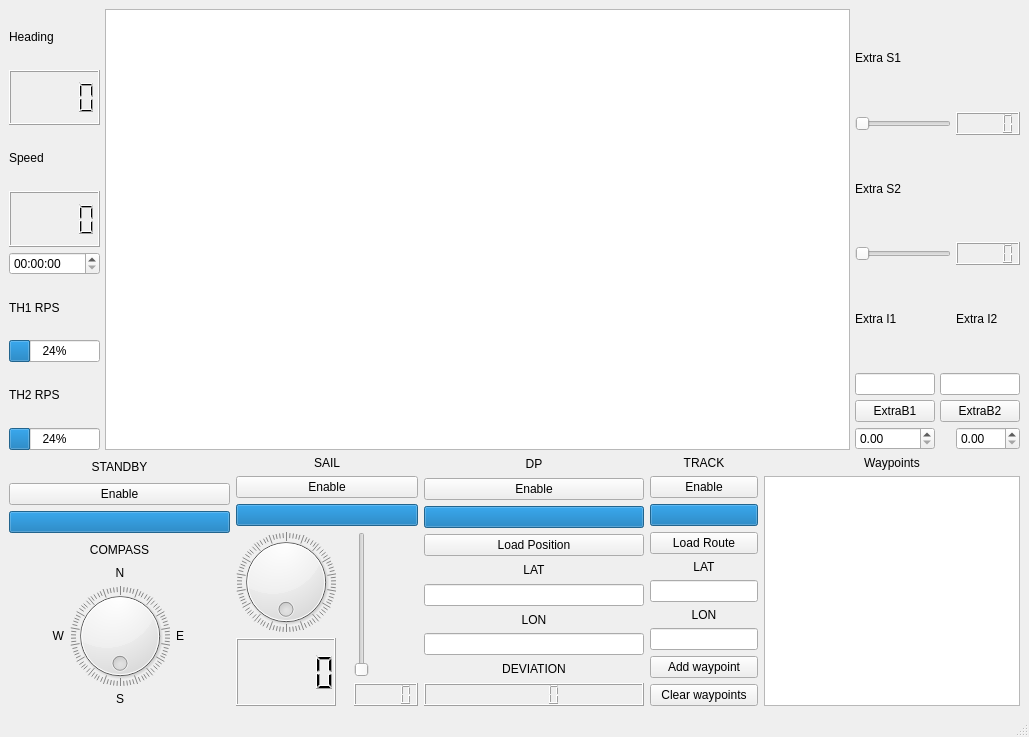
<?xml version="1.0" encoding="UTF-8"?>
<ui version="4.0">
 <class>MainWindow</class>
 <widget class="QMainWindow" name="MainWindow">
  <property name="geometry">
   <rect>
    <x>0</x>
    <y>0</y>
    <width>1029</width>
    <height>737</height>
   </rect>
  </property>
  <property name="windowTitle">
   <string>MainWindow</string>
  </property>
  <property name="animated">
   <bool>true</bool>
  </property>
  <widget class="QWidget" name="centralwidget">
   <layout class="QGridLayout" name="gridLayout_2">
    <item row="0" column="0">
     <layout class="QVBoxLayout" name="verticalLayout_10" stretch="4,1">
      <item>
       <layout class="QHBoxLayout" name="horizontalLayout_2" stretch="1,10,1">
        <property name="spacing">
         <number>5</number>
        </property>
        <item>
         <layout class="QVBoxLayout" name="verticalLayout_9">
          <item>
           <widget class="QLabel" name="Global_Heading_Label">
            <property name="text">
             <string>Heading</string>
            </property>
           </widget>
          </item>
          <item>
           <widget class="QLCDNumber" name="Global_Heading_LCD"/>
          </item>
          <item>
           <widget class="QLabel" name="Global_Speed_Label">
            <property name="text">
             <string>Speed</string>
            </property>
           </widget>
          </item>
          <item>
           <widget class="QLCDNumber" name="Global_Speed_LCD"/>
          </item>
          <item>
           <widget class="QTimeEdit" name="Global_Timer"/>
          </item>
          <item>
           <widget class="QLabel" name="Gloabl_Throttle1_Label">
            <property name="text">
             <string>TH1 RPS</string>
            </property>
           </widget>
          </item>
          <item>
           <widget class="QProgressBar" name="Global_Throttle1_Status">
            <property name="value">
             <number>24</number>
            </property>
           </widget>
          </item>
          <item>
           <widget class="QLabel" name="Global_Throttle2_Label">
            <property name="text">
             <string>TH2 RPS</string>
            </property>
           </widget>
          </item>
          <item>
           <widget class="QProgressBar" name="Global_Throttle2_Status">
            <property name="value">
             <number>24</number>
            </property>
           </widget>
          </item>
         </layout>
        </item>
        <item>
         <widget class="QGraphicsView" name="MapPlaceHolder"/>
        </item>
        <item>
         <layout class="QGridLayout" name="gridLayout_4">
          <item row="7" column="2">
           <widget class="QDoubleSpinBox" name="SpinBox2"/>
          </item>
          <item row="6" column="1" colspan="2">
           <widget class="QPushButton" name="Extra_Button_2">
            <property name="text">
             <string>ExtraB2</string>
            </property>
           </widget>
          </item>
          <item row="7" column="0">
           <widget class="QDoubleSpinBox" name="SpinBox1"/>
          </item>
          <item row="6" column="0">
           <widget class="QPushButton" name="Extra_Button_1">
            <property name="text">
             <string>ExtraB1</string>
            </property>
           </widget>
          </item>
          <item row="0" column="0">
           <widget class="QLabel" name="Extra_S1_Label">
            <property name="text">
             <string>Extra S1</string>
            </property>
           </widget>
          </item>
          <item row="2" column="0">
           <widget class="QLabel" name="Extra_S2_Label">
            <property name="text">
             <string>Extra S2</string>
            </property>
           </widget>
          </item>
          <item row="3" column="0" colspan="2">
           <widget class="QSlider" name="Extra_Slider_2">
            <property name="orientation">
             <enum>Qt::Horizontal</enum>
            </property>
           </widget>
          </item>
          <item row="3" column="2">
           <widget class="QLCDNumber" name="Extra_LCD_2"/>
          </item>
          <item row="5" column="0">
           <widget class="QLineEdit" name="Extra_Input_1"/>
          </item>
          <item row="4" column="2">
           <widget class="QLabel" name="Extra_Input_2_Label">
            <property name="text">
             <string>Extra I2</string>
            </property>
           </widget>
          </item>
          <item row="1" column="2">
           <widget class="QLCDNumber" name="Extra_LCD_1"/>
          </item>
          <item row="4" column="0">
           <widget class="QLabel" name="Extra_Input_1_Label">
            <property name="text">
             <string>Extra I1</string>
            </property>
           </widget>
          </item>
          <item row="1" column="0" colspan="2">
           <widget class="QSlider" name="Extra_Slider_1">
            <property name="orientation">
             <enum>Qt::Horizontal</enum>
            </property>
           </widget>
          </item>
          <item row="5" column="1" colspan="2">
           <widget class="QLineEdit" name="Extra_Input_2"/>
          </item>
         </layout>
        </item>
       </layout>
      </item>
      <item>
       <layout class="QHBoxLayout" name="horizontalLayout_5">
        <item>
         <layout class="QVBoxLayout" name="verticalLayout_8">
          <item>
           <layout class="QVBoxLayout" name="verticalLayout_7">
            <item>
             <widget class="QLabel" name="Standby_Label">
              <property name="text">
               <string>STANDBY</string>
              </property>
              <property name="alignment">
               <set>Qt::AlignCenter</set>
              </property>
             </widget>
            </item>
            <item>
             <widget class="QPushButton" name="Enable_Standby_Button">
              <property name="text">
               <string>Enable</string>
              </property>
             </widget>
            </item>
            <item>
             <widget class="QProgressBar" name="Standby_Status_Icon">
              <property name="value">
               <number>100</number>
              </property>
              <property name="textVisible">
               <bool>false</bool>
              </property>
             </widget>
            </item>
            <item>
             <widget class="QLabel" name="Compass_Label">
              <property name="text">
               <string>COMPASS</string>
              </property>
              <property name="alignment">
               <set>Qt::AlignCenter</set>
              </property>
             </widget>
            </item>
           </layout>
          </item>
          <item>
           <layout class="QGridLayout" name="gridLayout_3">
            <item row="1" column="1">
             <widget class="QDial" name="Compass_Dial">
              <property name="maximum">
               <number>360</number>
              </property>
              <property name="wrapping">
               <bool>true</bool>
              </property>
              <property name="notchesVisible">
               <bool>true</bool>
              </property>
             </widget>
            </item>
            <item row="1" column="2">
             <widget class="QLabel" name="East_Label">
              <property name="text">
               <string>E</string>
              </property>
             </widget>
            </item>
            <item row="0" column="1">
             <widget class="QLabel" name="North_Label">
              <property name="text">
               <string>N</string>
              </property>
              <property name="alignment">
               <set>Qt::AlignCenter</set>
              </property>
             </widget>
            </item>
            <item row="1" column="0">
             <widget class="QLabel" name="West_Label">
              <property name="text">
               <string>W</string>
              </property>
              <property name="alignment">
               <set>Qt::AlignRight|Qt::AlignTrailing|Qt::AlignVCenter</set>
              </property>
             </widget>
            </item>
            <item row="2" column="1">
             <widget class="QLabel" name="S_Label">
              <property name="text">
               <string>S</string>
              </property>
              <property name="alignment">
               <set>Qt::AlignCenter</set>
              </property>
             </widget>
            </item>
           </layout>
          </item>
         </layout>
        </item>
        <item>
         <layout class="QGridLayout" name="gridLayout">
          <item row="1" column="3">
           <layout class="QVBoxLayout" name="verticalLayout_5">
            <item>
             <widget class="QSlider" name="Sail_Throttle_Slider">
              <property name="maximum">
               <number>6</number>
              </property>
              <property name="orientation">
               <enum>Qt::Vertical</enum>
              </property>
             </widget>
            </item>
            <item>
             <widget class="QLCDNumber" name="Sail_Throttle_LCD"/>
            </item>
           </layout>
          </item>
          <item row="0" column="0" colspan="4">
           <layout class="QVBoxLayout" name="verticalLayout_6">
            <item>
             <widget class="QLabel" name="Sail_Label">
              <property name="text">
               <string>SAIL</string>
              </property>
              <property name="alignment">
               <set>Qt::AlignCenter</set>
              </property>
             </widget>
            </item>
            <item>
             <widget class="QPushButton" name="Enable_Sail_Button">
              <property name="text">
               <string>Enable</string>
              </property>
             </widget>
            </item>
            <item>
             <widget class="QProgressBar" name="Sail_Status_Icon">
              <property name="value">
               <number>100</number>
              </property>
              <property name="textVisible">
               <bool>false</bool>
              </property>
             </widget>
            </item>
           </layout>
          </item>
          <item row="1" column="0">
           <layout class="QVBoxLayout" name="verticalLayout_4">
            <item>
             <widget class="QDial" name="Sail_Heading_Dial">
              <property name="maximum">
               <number>360</number>
              </property>
              <property name="wrapping">
               <bool>true</bool>
              </property>
              <property name="notchesVisible">
               <bool>true</bool>
              </property>
             </widget>
            </item>
            <item>
             <widget class="QLCDNumber" name="Sail_Heading_LCD"/>
            </item>
           </layout>
          </item>
         </layout>
        </item>
        <item>
         <layout class="QVBoxLayout" name="verticalLayout_3">
          <item>
           <widget class="QLabel" name="Dp_Label">
            <property name="text">
             <string>DP</string>
            </property>
            <property name="alignment">
             <set>Qt::AlignCenter</set>
            </property>
           </widget>
          </item>
          <item>
           <widget class="QPushButton" name="Enable_Dp_Button">
            <property name="text">
             <string>Enable</string>
            </property>
           </widget>
          </item>
          <item>
           <widget class="QProgressBar" name="Dp_Status_Icon">
            <property name="value">
             <number>100</number>
            </property>
            <property name="textVisible">
             <bool>false</bool>
            </property>
           </widget>
          </item>
          <item>
           <layout class="QHBoxLayout" name="horizontalLayout">
            <item>
             <widget class="QPushButton" name="Dp_Load_Button">
              <property name="text">
               <string>Load Position</string>
              </property>
             </widget>
            </item>
           </layout>
          </item>
          <item>
           <widget class="QLabel" name="Lat_Dp_Label">
            <property name="text">
             <string>LAT</string>
            </property>
            <property name="alignment">
             <set>Qt::AlignCenter</set>
            </property>
           </widget>
          </item>
          <item>
           <widget class="QLineEdit" name="Lat_Input_Dp"/>
          </item>
          <item>
           <widget class="QLabel" name="Lon_Dp_Label">
            <property name="text">
             <string>LON</string>
            </property>
            <property name="alignment">
             <set>Qt::AlignCenter</set>
            </property>
           </widget>
          </item>
          <item>
           <widget class="QLineEdit" name="Lon_Input_Dp"/>
          </item>
          <item>
           <widget class="QLabel" name="Deviation_Dp_Label">
            <property name="text">
             <string>DEVIATION</string>
            </property>
            <property name="alignment">
             <set>Qt::AlignCenter</set>
            </property>
           </widget>
          </item>
          <item>
           <widget class="QLCDNumber" name="Deviation_Dp_LCD"/>
          </item>
         </layout>
        </item>
        <item>
         <layout class="QHBoxLayout" name="horizontalLayout_4">
          <item>
           <layout class="QVBoxLayout" name="verticalLayout">
            <item>
             <widget class="QLabel" name="Track_Label">
              <property name="text">
               <string>TRACK</string>
              </property>
              <property name="alignment">
               <set>Qt::AlignCenter</set>
              </property>
             </widget>
            </item>
            <item>
             <widget class="QPushButton" name="Enable_Track_Button">
              <property name="text">
               <string>Enable</string>
              </property>
             </widget>
            </item>
            <item>
             <widget class="QProgressBar" name="Track_Status_Icon">
              <property name="value">
               <number>100</number>
              </property>
              <property name="textVisible">
               <bool>false</bool>
              </property>
             </widget>
            </item>
            <item>
             <layout class="QHBoxLayout" name="horizontalLayout_3">
              <item>
               <widget class="QPushButton" name="Track_Load_Button">
                <property name="text">
                 <string>Load Route</string>
                </property>
               </widget>
              </item>
             </layout>
            </item>
            <item>
             <widget class="QLabel" name="Lat_Label_Track">
              <property name="text">
               <string>LAT</string>
              </property>
              <property name="alignment">
               <set>Qt::AlignCenter</set>
              </property>
             </widget>
            </item>
            <item>
             <widget class="QLineEdit" name="Lat_Input_Track"/>
            </item>
            <item>
             <widget class="QLabel" name="Lon_Label_Track">
              <property name="text">
               <string>LON</string>
              </property>
              <property name="alignment">
               <set>Qt::AlignCenter</set>
              </property>
             </widget>
            </item>
            <item>
             <widget class="QLineEdit" name="Lon_Input_Track"/>
            </item>
            <item>
             <widget class="QPushButton" name="Add_WayPoint_Button">
              <property name="text">
               <string>Add waypoint</string>
              </property>
             </widget>
            </item>
            <item>
             <widget class="QPushButton" name="Clear_Waypoint_Button">
              <property name="text">
               <string>Clear waypoints</string>
              </property>
             </widget>
            </item>
           </layout>
          </item>
          <item>
           <layout class="QVBoxLayout" name="verticalLayout_2">
            <item>
             <widget class="QLabel" name="Waypoints_Label">
              <property name="text">
               <string>Waypoints</string>
              </property>
              <property name="alignment">
               <set>Qt::AlignCenter</set>
              </property>
             </widget>
            </item>
            <item>
             <widget class="QListView" name="WayPoint_ListView"/>
            </item>
           </layout>
          </item>
         </layout>
        </item>
       </layout>
      </item>
     </layout>
    </item>
   </layout>
  </widget>
  <widget class="QMenuBar" name="menubar">
   <property name="geometry">
    <rect>
     <x>0</x>
     <y>0</y>
     <width>1029</width>
     <height>22</height>
    </rect>
   </property>
  </widget>
  <widget class="QStatusBar" name="statusbar"/>
 </widget>
 <resources/>
 <connections/>
</ui>
